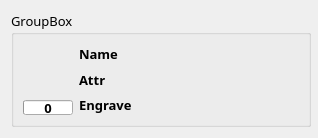
<?xml version="1.0" encoding="UTF-8"?>
<ui version="4.0">
 <class>AccWidget</class>
 <widget class="QWidget" name="AccWidget">
  <property name="geometry">
   <rect>
    <x>0</x>
    <y>0</y>
    <width>318</width>
    <height>125</height>
   </rect>
  </property>
  <property name="minimumSize">
   <size>
    <width>300</width>
    <height>0</height>
   </size>
  </property>
  <property name="maximumSize">
   <size>
    <width>318</width>
    <height>160</height>
   </size>
  </property>
  <property name="windowTitle">
   <string>Form</string>
  </property>
  <layout class="QVBoxLayout" name="verticalLayout">
   <item>
    <widget class="QGroupBox" name="groupAcc">
     <property name="minimumSize">
      <size>
       <width>300</width>
       <height>0</height>
      </size>
     </property>
     <property name="maximumSize">
      <size>
       <width>300</width>
       <height>16777215</height>
      </size>
     </property>
     <property name="font">
      <font>
       <family>나눔스퀘어 네오 Regular</family>
       <pointsize>10</pointsize>
      </font>
     </property>
     <property name="title">
      <string>GroupBox</string>
     </property>
     <layout class="QHBoxLayout" name="horizontalLayout">
      <item>
       <layout class="QVBoxLayout" name="verticalLayout_2">
        <item>
         <widget class="QLabel" name="lbIcon">
          <property name="minimumSize">
           <size>
            <width>50</width>
            <height>50</height>
           </size>
          </property>
          <property name="maximumSize">
           <size>
            <width>50</width>
            <height>50</height>
           </size>
          </property>
          <property name="font">
           <font>
            <family>나눔스퀘어 네오 Bold</family>
            <pointsize>10</pointsize>
            <bold>true</bold>
           </font>
          </property>
          <property name="text">
           <string/>
          </property>
         </widget>
        </item>
        <item>
         <widget class="QProgressBar" name="barQual">
          <property name="minimumSize">
           <size>
            <width>50</width>
            <height>15</height>
           </size>
          </property>
          <property name="maximumSize">
           <size>
            <width>50</width>
            <height>15</height>
           </size>
          </property>
          <property name="font">
           <font>
            <family>나눔스퀘어 네오 Bold</family>
            <pointsize>10</pointsize>
            <bold>true</bold>
           </font>
          </property>
          <property name="value">
           <number>0</number>
          </property>
          <property name="alignment">
           <set>Qt::AlignCenter</set>
          </property>
          <property name="format">
           <string>%p</string>
          </property>
         </widget>
        </item>
       </layout>
      </item>
      <item>
       <layout class="QVBoxLayout" name="verticalLayout_3">
        <item>
         <widget class="QLabel" name="lbName">
          <property name="font">
           <font>
            <family>나눔스퀘어 네오 Bold</family>
            <pointsize>10</pointsize>
            <bold>true</bold>
           </font>
          </property>
          <property name="text">
           <string>Name</string>
          </property>
         </widget>
        </item>
        <item>
         <widget class="QLabel" name="lbAttr">
          <property name="font">
           <font>
            <family>나눔스퀘어 네오 Bold</family>
            <pointsize>10</pointsize>
            <bold>true</bold>
           </font>
          </property>
          <property name="text">
           <string>Attr</string>
          </property>
         </widget>
        </item>
        <item>
         <widget class="QLabel" name="lbEngrave">
          <property name="font">
           <font>
            <family>나눔스퀘어 네오 Bold</family>
            <pointsize>10</pointsize>
            <bold>true</bold>
           </font>
          </property>
          <property name="text">
           <string>Engrave</string>
          </property>
         </widget>
        </item>
       </layout>
      </item>
     </layout>
    </widget>
   </item>
  </layout>
 </widget>
 <resources/>
 <connections/>
</ui>
